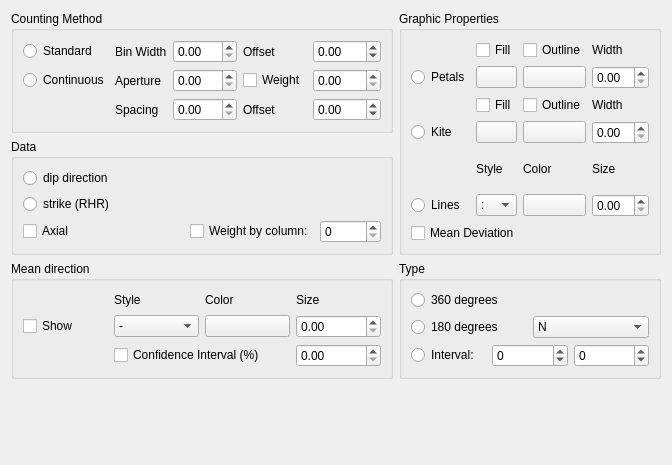
     <widget class="QWidget" name="roseDiagram">
      <attribute name="title">
       <string>Rose Diagram</string>
      </attribute>
      <layout class="QVBoxLayout" name="verticalLayout_8">
       <item>
        <layout class="QGridLayout" name="gridLayout_6">
         <item row="2" column="0">
          <widget class="QGroupBox" name="groupBox_9">
           <property name="title">
            <string>Mean direction</string>
           </property>
           <layout class="QVBoxLayout" name="verticalLayout_6">
            <item>
             <layout class="QGridLayout" name="gridLayout_7">
              <item row="0" column="2">
               <widget class="QLabel" name="label_25">
                <property name="text">
                 <string>Color</string>
                </property>
               </widget>
              </item>
              <item row="1" column="3">
               <widget class="QDoubleSpinBox" name="prop_rose_mean_linewidth"/>
              </item>
              <item row="1" column="2">
               <widget class="QPushButton" name="prop_color_rose_mean_color">
                <property name="text">
                 <string/>
                </property>
               </widget>
              </item>
              <item row="1" column="0">
               <widget class="QCheckBox" name="prop_rose_check_mean">
                <property name="text">
                 <string>Show</string>
                </property>
               </widget>
              </item>
              <item row="0" column="3">
               <widget class="QLabel" name="label_26">
                <property name="text">
                 <string>Size</string>
                </property>
               </widget>
              </item>
              <item row="1" column="1">
               <widget class="QComboBox" name="prop_rose_mean_linestyle">
                <item>
                 <property name="text">
                  <string>-</string>
                 </property>
                </item>
                <item>
                 <property name="text">
                  <string>:</string>
                 </property>
                </item>
                <item>
                 <property name="text">
                  <string>--</string>
                 </property>
                </item>
                <item>
                 <property name="text">
                  <string>-.</string>
                 </property>
                </item>
               </widget>
              </item>
              <item row="0" column="1">
               <widget class="QLabel" name="label_37">
                <property name="text">
                 <string>Style</string>
                </property>
               </widget>
              </item>
              <item row="2" column="1" colspan="2">
               <widget class="QCheckBox" name="prop_rose_check_confidence">
                <property name="text">
                 <string>Confidence Interval (%)</string>
                </property>
               </widget>
              </item>
              <item row="2" column="3">
               <widget class="QDoubleSpinBox" name="prop_rose_confidence">
                <property name="maximum">
                 <double>100.000000000000000</double>
                </property>
               </widget>
              </item>
             </layout>
            </item>
           </layout>
          </widget>
         </item>
         <item row="2" column="1">
          <widget class="QGroupBox" name="groupBox_6">
           <property name="title">
            <string>Type</string>
           </property>
           <layout class="QVBoxLayout" name="verticalLayout_4">
            <item>
             <widget class="QRadioButton" name="prop_rose_check_360d">
              <property name="text">
               <string>360 degrees</string>
              </property>
             </widget>
            </item>
            <item>
             <layout class="QHBoxLayout" name="horizontalLayout_13">
              <item>
               <widget class="QRadioButton" name="prop_rose_check_180d">
                <property name="text">
                 <string>180 degrees</string>
                </property>
               </widget>
              </item>
              <item>
               <widget class="QComboBox" name="prop_rose_180half">
                <item>
                 <property name="text">
                  <string>N</string>
                 </property>
                </item>
                <item>
                 <property name="text">
                  <string>S</string>
                 </property>
                </item>
               </widget>
              </item>
             </layout>
            </item>
            <item>
             <layout class="QHBoxLayout" name="horizontalLayout_9">
              <item>
               <widget class="QRadioButton" name="prop_rose_check_interval">
                <property name="text">
                 <string>Interval:</string>
                </property>
               </widget>
              </item>
              <item>
               <widget class="QSpinBox" name="prop_rose_intervalfrom">
                <property name="minimum">
                 <number>-360</number>
                </property>
                <property name="maximum">
                 <number>360</number>
                </property>
               </widget>
              </item>
              <item>
               <widget class="QSpinBox" name="prop_rose_intervalto">
                <property name="minimum">
                 <number>-360</number>
                </property>
                <property name="maximum">
                 <number>360</number>
                </property>
               </widget>
              </item>
             </layout>
            </item>
           </layout>
          </widget>
         </item>
         <item row="0" column="0">
          <widget class="QGroupBox" name="groupBox_16">
           <property name="title">
            <string>Counting Method</string>
           </property>
           <layout class="QGridLayout" name="gridLayout_5">
            <item row="0" column="0">
             <widget class="QRadioButton" name="prop_rose_check_standard">
              <property name="text">
               <string>Standard</string>
              </property>
             </widget>
            </item>
            <item row="0" column="2">
             <widget class="QDoubleSpinBox" name="prop_rose_binwidth">
              <property name="maximum">
               <double>360.000000000000000</double>
              </property>
             </widget>
            </item>
            <item row="0" column="1">
             <widget class="QLabel" name="label_18">
              <property name="text">
               <string>Bin Width</string>
              </property>
             </widget>
            </item>
            <item row="0" column="4">
             <widget class="QDoubleSpinBox" name="prop_rose_offset">
              <property name="minimum">
               <double>-360.000000000000000</double>
              </property>
              <property name="maximum">
               <double>360.000000000000000</double>
              </property>
             </widget>
            </item>
            <item row="0" column="3">
             <widget class="QLabel" name="label_24">
              <property name="text">
               <string>Offset</string>
              </property>
             </widget>
            </item>
            <item row="1" column="1">
             <widget class="QLabel" name="label_19">
              <property name="text">
               <string>Aperture</string>
              </property>
             </widget>
            </item>
            <item row="1" column="0">
             <widget class="QRadioButton" name="prop_rose_check_continuous">
              <property name="text">
               <string>Continuous</string>
              </property>
             </widget>
            </item>
            <item row="1" column="2">
             <widget class="QDoubleSpinBox" name="prop_rose_aperture">
              <property name="maximum">
               <double>360.000000000000000</double>
              </property>
             </widget>
            </item>
            <item row="1" column="4">
             <widget class="QDoubleSpinBox" name="prop_rose_weightmunro">
              <property name="maximum">
               <double>1.000000000000000</double>
              </property>
              <property name="singleStep">
               <double>0.010000000000000</double>
              </property>
             </widget>
            </item>
            <item row="1" column="3">
             <widget class="QCheckBox" name="prop_rose_check_weightmunro">
              <property name="text">
               <string>Weight</string>
              </property>
             </widget>
            </item>
            <item row="2" column="2">
             <widget class="QDoubleSpinBox" name="prop_rose_spacing">
              <property name="maximum">
               <double>360.000000000000000</double>
              </property>
             </widget>
            </item>
            <item row="2" column="1">
             <widget class="QLabel" name="label_38">
              <property name="text">
               <string>Spacing</string>
              </property>
             </widget>
            </item>
            <item row="2" column="3">
             <widget class="QLabel" name="label_39">
              <property name="text">
               <string>Offset</string>
              </property>
             </widget>
            </item>
            <item row="2" column="4">
             <widget class="QDoubleSpinBox" name="prop_rose_offsetcont">
              <property name="minimum">
               <double>-360.000000000000000</double>
              </property>
              <property name="maximum">
               <double>360.000000000000000</double>
              </property>
             </widget>
            </item>
           </layout>
          </widget>
         </item>
         <item row="0" column="1" rowspan="2">
          <widget class="QGroupBox" name="groupBox_7">
           <property name="title">
            <string>Graphic Properties</string>
           </property>
           <layout class="QVBoxLayout" name="verticalLayout_5">
            <item>
             <layout class="QGridLayout" name="gridLayout_8">
              <item row="0" column="1">
               <widget class="QCheckBox" name="prop_rose_check_petalsfill">
                <property name="text">
                 <string>Fill</string>
                </property>
               </widget>
              </item>
              <item row="0" column="2">
               <widget class="QCheckBox" name="prop_rose_check_petalsoutline">
                <property name="text">
                 <string>Outline</string>
                </property>
               </widget>
              </item>
              <item row="0" column="3">
               <widget class="QLabel" name="label_20">
                <property name="text">
                 <string>Width</string>
                </property>
               </widget>
              </item>
              <item row="1" column="0">
               <widget class="QRadioButton" name="prop_rose_check_petals">
                <property name="text">
                 <string>Petals</string>
                </property>
               </widget>
              </item>
              <item row="1" column="1">
               <widget class="QPushButton" name="prop_color_petals_facecolor">
                <property name="text">
                 <string/>
                </property>
               </widget>
              </item>
              <item row="1" column="2">
               <widget class="QPushButton" name="prop_color_petals_edgecolor">
                <property name="text">
                 <string/>
                </property>
               </widget>
              </item>
              <item row="1" column="3">
               <widget class="QDoubleSpinBox" name="prop_petals_linewidth"/>
              </item>
              <item row="2" column="1">
               <widget class="QCheckBox" name="prop_rose_check_kitefill">
                <property name="text">
                 <string>Fill</string>
                </property>
               </widget>
              </item>
              <item row="2" column="2">
               <widget class="QCheckBox" name="prop_rose_check_kiteoutline">
                <property name="text">
                 <string>Outline</string>
                </property>
               </widget>
              </item>
              <item row="2" column="3">
               <widget class="QLabel" name="label_22">
                <property name="text">
                 <string>Width</string>
                </property>
               </widget>
              </item>
              <item row="3" column="0">
               <widget class="QRadioButton" name="prop_rose_check_kite">
                <property name="text">
                 <string>Kite</string>
                </property>
               </widget>
              </item>
              <item row="3" column="1">
               <widget class="QPushButton" name="prop_color_kite_facecolor">
                <property name="text">
                 <string/>
                </property>
               </widget>
              </item>
              <item row="3" column="2">
               <widget class="QPushButton" name="prop_color_kite_edgecolor">
                <property name="text">
                 <string/>
                </property>
               </widget>
              </item>
              <item row="3" column="3">
               <widget class="QDoubleSpinBox" name="prop_kite_linewidth"/>
              </item>
              <item row="4" column="1">
               <widget class="QLabel" name="label_29">
                <property name="text">
                 <string>Style</string>
                </property>
               </widget>
              </item>
              <item row="4" column="2">
               <widget class="QLabel" name="label_28">
                <property name="text">
                 <string>Color</string>
                </property>
               </widget>
              </item>
              <item row="4" column="3">
               <widget class="QLabel" name="label_27">
                <property name="text">
                 <string>Size</string>
                </property>
               </widget>
              </item>
              <item row="5" column="0">
               <widget class="QRadioButton" name="prop_rose_check_lines">
                <property name="text">
                 <string>Lines</string>
                </property>
               </widget>
              </item>
              <item row="5" column="1">
               <widget class="QComboBox" name="prop_lines_linestyle">
                <item>
                 <property name="text">
                  <string>:</string>
                 </property>
                </item>
                <item>
                 <property name="text">
                  <string>-</string>
                 </property>
                </item>
                <item>
                 <property name="text">
                  <string>--</string>
                 </property>
                </item>
                <item>
                 <property name="text">
                  <string>-.</string>
                 </property>
                </item>
               </widget>
              </item>
              <item row="5" column="2">
               <widget class="QPushButton" name="prop_color_lines_color">
                <property name="text">
                 <string/>
                </property>
               </widget>
              </item>
              <item row="5" column="3">
               <widget class="QDoubleSpinBox" name="prop_lines_linewidth"/>
              </item>
             </layout>
            </item>
            <item>
             <layout class="QHBoxLayout" name="horizontalLayout_11">
              <item>
               <widget class="QCheckBox" name="prop_rose_check_meandeviation">
                <property name="text">
                 <string>Mean Deviation</string>
                </property>
               </widget>
              </item>
              <item>
               <spacer name="horizontalSpacer_5">
                <property name="orientation">
                 <enum>Qt::Horizontal</enum>
                </property>
                <property name="sizeHint" stdset="0">
                 <size>
                  <width>40</width>
                  <height>20</height>
                 </size>
                </property>
               </spacer>
              </item>
             </layout>
            </item>
           </layout>
          </widget>
         </item>
         <item row="1" column="0">
          <widget class="QGroupBox" name="groupBox_5">
           <property name="title">
            <string>Data</string>
           </property>
           <layout class="QHBoxLayout" name="horizontalLayout_8">
            <item>
             <layout class="QVBoxLayout" name="verticalLayout_3">
              <item>
               <widget class="QRadioButton" name="prop_rose_check_dd">
                <property name="text">
                 <string>dip direction</string>
                </property>
               </widget>
              </item>
              <item>
               <widget class="QRadioButton" name="prop_rose_check_dir">
                <property name="text">
                 <string>strike (RHR)</string>
                </property>
               </widget>
              </item>
              <item>
               <layout class="QHBoxLayout" name="horizontalLayout_10">
                <item>
                 <widget class="QCheckBox" name="prop_rose_check_diraxial">
                  <property name="text">
                   <string>Axial</string>
                  </property>
                 </widget>
                </item>
                <item>
                 <spacer name="horizontalSpacer_6">
                  <property name="orientation">
                   <enum>Qt::Horizontal</enum>
                  </property>
                  <property name="sizeHint" stdset="0">
                   <size>
                    <width>40</width>
                    <height>20</height>
                   </size>
                  </property>
                 </spacer>
                </item>
                <item>
                 <widget class="QCheckBox" name="prop_rose_check_weightcolumn">
                  <property name="text">
                   <string>Weight by column:</string>
                  </property>
                 </widget>
                </item>
                <item>
                 <widget class="QSpinBox" name="prop_rose_weightcolumn">
                  <property name="maximum">
                   <number>16384</number>
                  </property>
                 </widget>
                </item>
               </layout>
              </item>
             </layout>
            </item>
           </layout>
          </widget>
         </item>
        </layout>
       </item>
       <item>
        <spacer name="verticalSpacer">
         <property name="orientation">
          <enum>Qt::Vertical</enum>
         </property>
         <property name="sizeHint" stdset="0">
          <size>
           <width>20</width>
           <height>75</height>
          </size>
         </property>
        </spacer>
       </item>
      </layout>
      <zorder></zorder>
      <zorder>verticalSpacer</zorder>
      <zorder>prop_rose_180half</zorder>
      <zorder>prop_rose_check_180d</zorder>
     </widget>
